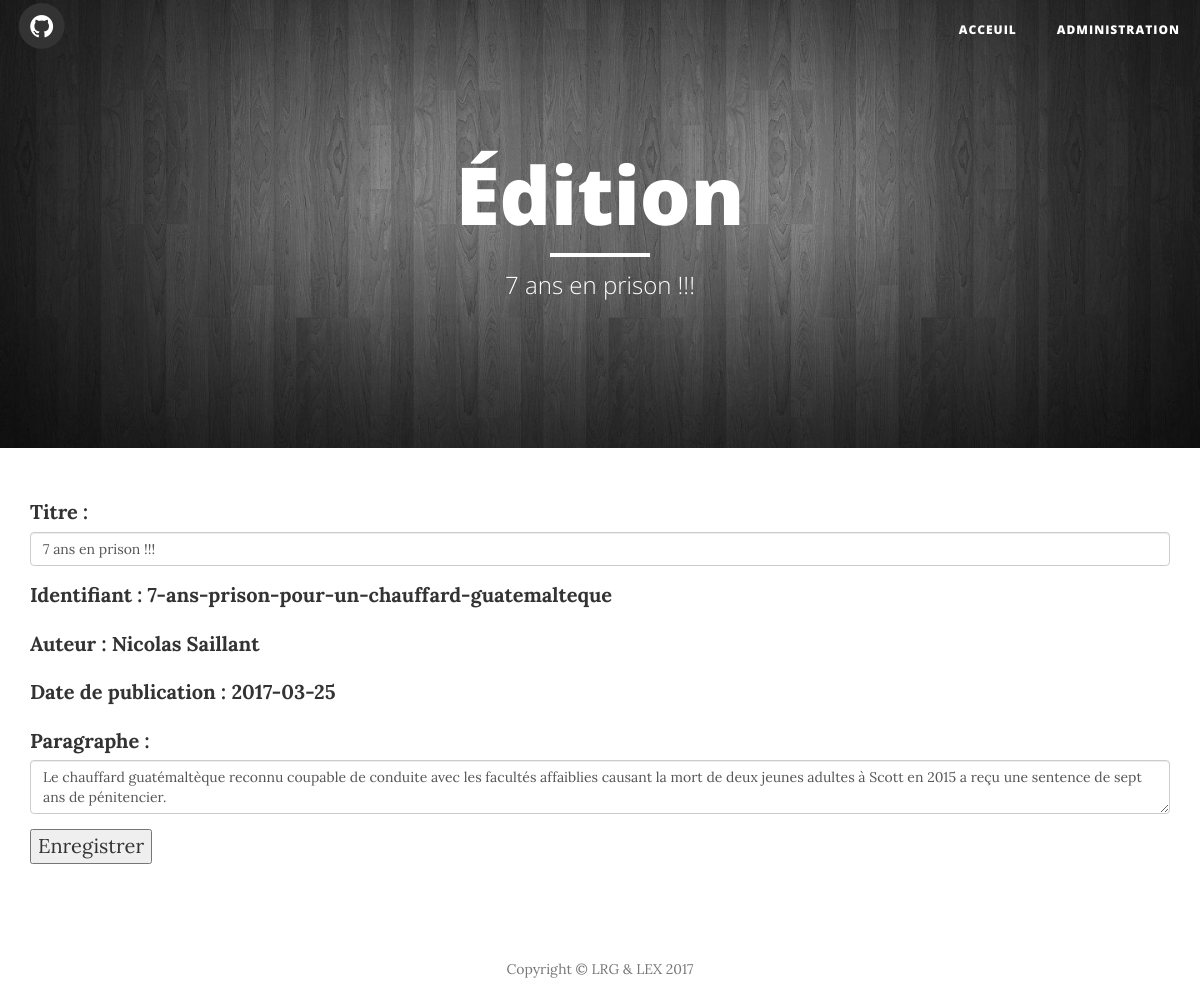
Screenshot of /edition/7-ans-prison-pour-un-chauffard-guatemalteque with the database file from the repository.
### tables this page shows
CREATE TABLE article (
  id integer primary key,
  titre varchar(100),
  identifiant varchar(50),
  auteur varchar(100),
  date_publication text,
  paragraphe varchar(500)
);

### index.py (the view)
@app.route('/edition/<identifiant>')
def get_article_edition(identifiant):
    article = get_db().get_article_identifiant_admin(identifiant)
    if article == None:
        return redirect('/erreur')
    else:
        return render_template('editionArticle.html', titre=u'Édition',
                           sous_titre=article['titre'], article=article)

### database.py (called while the page is built)
def build_dictionary_list(curseur):
    liste_article = []
    for row in curseur:
        dict_article = {}
        for i in range(0, len(row)):
            dict_article[curseur.description[i][0]] = row[i]
        liste_article.append(dict_article)
    return liste_article

    def get_connection(self):
        if self.connection is None:
            self.connection = sqlite3.connect('db/crm.db')
        return self.connection

    def disconnect(self):
        if self.connection is not None:
            self.connection.close()

    def get_article_identifiant_admin(self, identifiant):
        cursor = self.get_connection().cursor()
        cursor.execute("select id, titre, identifiant, auteur, "
                       "       date_publication, paragraphe "
                       "from article "
                       "where identifiant = ?",
                       [identifiant])
        if cursor.rowcount == 0:
            return None
        return build_dictionary_list(cursor)[0]

### index.py (called while the page is built)
def get_db():
    db = getattr(g, '_database', None)
    if db is None:
        g._database = Database()
    return g._database

@app.teardown_appcontext
def close_connection(exception):
    db = getattr(g, '_database', None)
    if db is not None:
        db.disconnect()

### templates/editionArticle.html (shortened to what this page needs)
{% extends "HeaderFooter.html" %}
{% block content %}
<div class="container">
    <form action="/edition-article" method="post">
        <div class="form-group">
            {% if titre not in 'Erreur' %}
                <label for="titre">Titre :</label>
                <input type="text" class="form-control" id="titre" name="titre" value='{{ article.titre }}' required/>
            {%  elif erreur.titre in 'Valide' %}
                <label for="titre">Titre :</label>
                <input type="text" class="form-control valide" id="titre" name="titre" value='{{ article.titre }}' required/>
            {% else %}
                <label for="titre" style="color:darkred">Titre : *{{ erreur.titre }}</label>
                <input type="text" class="form-control error" id="titre" name="titre" value='{{ article.titre }}' required/>
            {% endif %}
        </div>
        <div class="form-group" >
            <label class="control-label" for="identifiant">Identifiant : {{ article.identifiant}}</label>
        </div>
        <div class="form-group" >
            <label for="auteur">Auteur : {{ article.auteur }}</label>
        </div>
        <div class="form-group">
            <label for="date_publication">Date de publication : {{ article.date_publication }}</label>
        </div>
        <div class="form-group">
            {% if titre not in 'Erreur' %}
                <label for="paragraphe">Paragraphe :</label>
                <textarea class="form-control " id="paragraphe" name="paragraphe" required>{{ article.paragraphe }}</textarea>
            {% elif erreur.paragraphe in 'Valide' %}
                <label for="paragraphe">Paragraphe :</label>
                <textarea class="form-control valide" id="paragraphe" name="paragraphe" required>{{ article.paragraphe }}</textarea>
            {% else %}
                <label for="paragraphe" style="color:darkred" >Paragraphe : {{ erreur.paragraphe }}</label>
                <textarea class="form-control error" id="paragraphe" name="paragraphe" required>{{ article.paragraphe }}</textarea>
            {% endif %}
        </div>
		<div class="form-group">
            <input type="submit" value="Enregistrer"/>
        </div>
    </form>
</div>
{% endblock %}

### templates/HeaderFooter.html (shortened to what this page needs)
<!DOCTYPE html>
<html lang="fr">
<head>
    <link href="http://localhost:5000/static/vendor/bootstrap/css/bootstrap.css" rel="stylesheet">
    <link href="http://localhost:5000/static/css/clean-blog.css" rel="stylesheet">
    <link href="http://localhost:5000/static/vendor/font-awesome/css/font-awesome.css" rel="stylesheet" type="text/css">
</head>
<body>
    <nav class="navbar navbar-default navbar-custom navbar-fixed-top">
        <div class="container-fluid">
            <div class="navbar-header page-scroll">
                <a href="https://github.com/lrgingras/tp1" target="_blank">
                    <span class="fa-stack fa-lg">
                        <i class="fa fa-circle fa-stack-2x"></i>
                        <i class="fa fa-github fa-stack-1x fa-inverse"></i>
                    </span>
                </a>
            </div>
            <div class="collapse navbar-collapse" id="bs-example-navbar-collapse-1">
                <ul class="nav navbar-nav navbar-right">
                    <li>
                        <a href="/">Acceuil</a>
                    </li>
                    <li>
                        <a href="/admin">Administration</a>
                    </li>
                </ul>
            </div>
        </div>
    </nav>
    <header class="intro-header" style="background-image: url('http://localhost:5000/static/img/background-images.jpg')">
        <div class="container">
            <div class="row">
                <div class="col-lg-8 col-lg-offset-2 col-md-10 col-md-offset-1">
                    <div class="page-heading">
                        <h1>{{ titre }}</h1>
                        <hr class="small">
                        <span class="subheading">{{sous_titre}}</span>
                    </div>
                </div>
            </div>
        </div>
    </header>
	{% block content %}{% endblock %}
	<footer>
        <div class="container">
            <div class="row">
                <div class="col-lg-8 col-lg-offset-2 col-md-10 col-md-offset-1">
                    <p class="copyright text-muted">Copyright &copy; LRG & LEX 2017</p>
                </div>
            </div>
        </div>
    </footer>
</body>
</html>

### static/css/clean-blog.css (style rules this page uses)
body { font-family: 'Lora', 'Times New Roman', serif; font-size: 20px; color: #333333; }
p { line-height: 1.5; margin: 30px 0; }
h1, h2, h3, h4, h5, h6 { font-family: 'Open Sans', 'Helvetica Neue', Helvetica, Arial, sans-serif; font-weight: 800; }
a { color: #333333; }
hr.small { max-width: 100px; margin: 15px auto; border-width: 4px; border-color: white; }
.navbar-custom { position: absolute; top: 0; left: 0; width: 100%; z-index: 3; font-family: 'Open Sans', 'Helvetica Neue', Helvetica, Arial, sans-serif; }
.navbar-custom .nav li a { text-transform: uppercase; font-size: 12px; font-weight: 800; letter-spacing: 1px; }
@media only screen and (min-width: 768px) { .navbar-custom { background: transparent; border-bottom: 1px solid transparent; } }
@media only screen and (min-width: 768px) { .navbar-custom .nav li a { color: white; padding: 20px; } }
@media only screen and (min-width: 1170px) { .navbar-custom { -webkit-transition: background-color 0.3s; -moz-transition: background-color 0.3s; transition: background-color 0.3s; -webkit-transform: translate3d(0, 0, 0); -moz-transform: translate3d(0, 0, 0); -ms-transform: translate3d(0, 0, 0); -o-transform: translate3d(0, 0, 0); transform: translate3d(0, 0, 0); -webkit-backface-visibility: hidden; backface-visibility: hidden; } }
.intro-header { background-color: #777777; background: no-repeat center center; background-attachment: scroll; -webkit-background-size: cover; -moz-background-size: cover; background-size: cover; -o-background-size: cover; margin-bottom: 50px; }
.intro-header .site-heading, .intro-header .post-heading, .intro-header .page-heading { padding: 100px 0 50px; color: white; }
@media only screen and (min-width: 768px) { .intro-header .site-heading, .intro-header .post-heading, .intro-header .page-heading { padding: 150px 0; } }
.intro-header .site-heading, .intro-header .page-heading { text-align: center; }
.intro-header .site-heading h1, .intro-header .page-heading h1 { margin-top: 0; font-size: 50px; }
.intro-header .site-heading .subheading, .intro-header .page-heading .subheading { font-size: 24px; line-height: 1.1; display: block; font-family: 'Open Sans', 'Helvetica Neue', Helvetica, Arial, sans-serif; font-weight: 300; margin: 10px 0 0; }
@media only screen and (min-width: 768px) { .intro-header .site-heading h1, .intro-header .page-heading h1 { font-size: 80px; } }
footer { padding: 50px 0 65px; }
footer .copyright { font-size: 14px; text-align: center; margin-bottom: 0; }
body { -webkit-tap-highlight-color: #0085A1; }

### rows the page displays
article: titre "7 ans en prison !!!", identifiant "7-ans-prison-pour-un-chauffard-guatemalteque", auteur "Nicolas Saillant", date_publication "2017-03-25", paragraphe "Le chauffard guatémaltèque reconnu coupable de conduite avec les facultés affaiblies causant la mort de deux jeunes adultes à Scott en 2015 a reçu une sentence de sept ans de pénitencier."

### other values shown
{{ titre }} "Édition"
